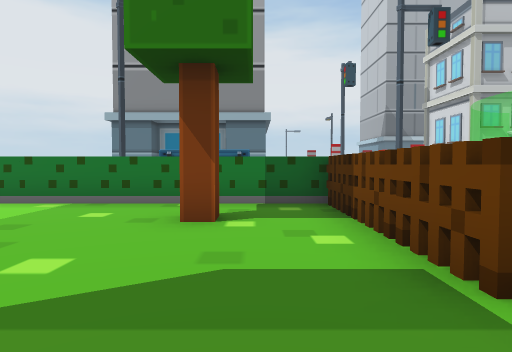
[1] (above)

24 first-person views from a walk through a 3-D level made in the Unity game engine. The camera is 1.5 m above the floor, tilts 2° down and sees 75° across. The floor is counted in squares, 2 m on a side. Each view is taken from the middle of a square. On the plan, view 1 faces up. The plan holds only what a view shows up to about 11 squares ahead; the rest is blank. The place goes on beyond the plan. The player is left out. Some surface patterns are stand-ins.

[2]
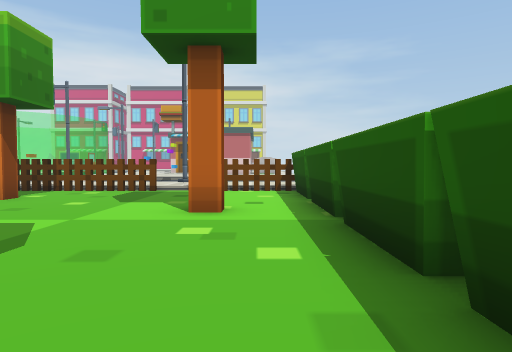

[3]
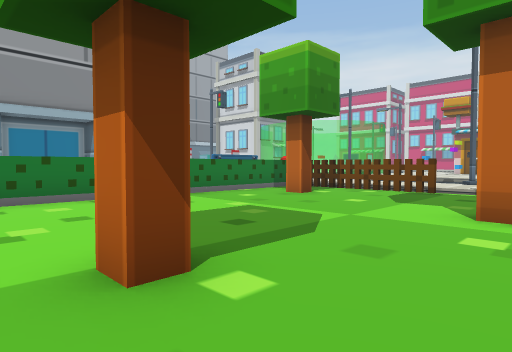

[4]
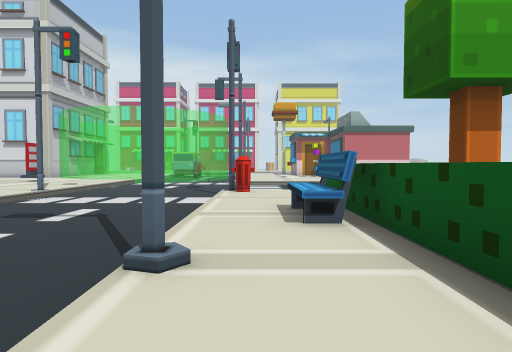

[5]
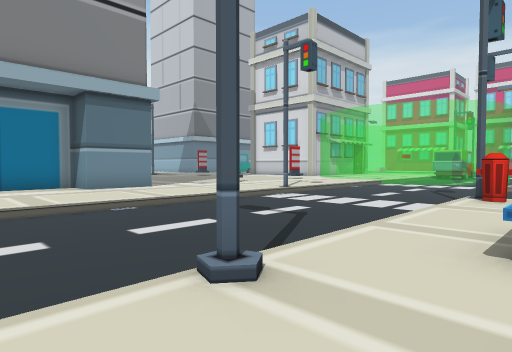

[6]
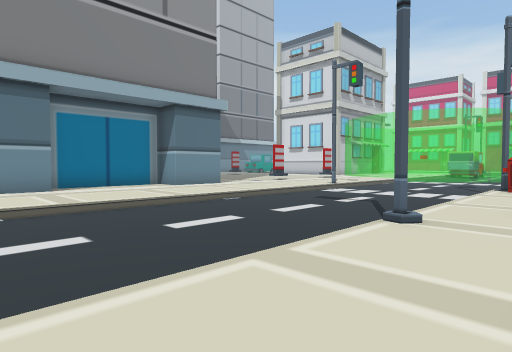

[7]
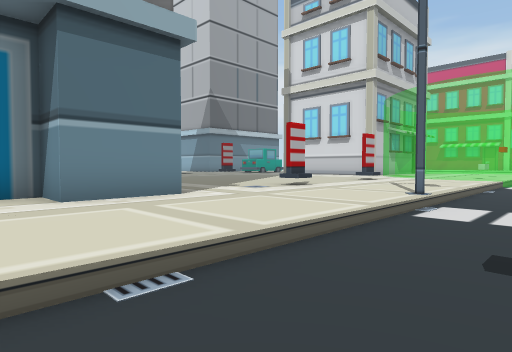

[8]
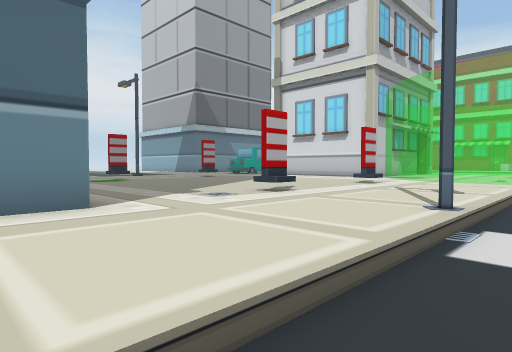

[9]
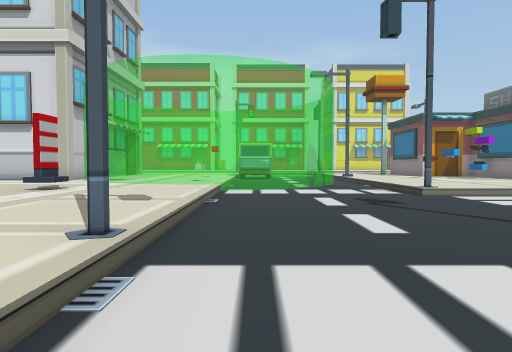

[10]
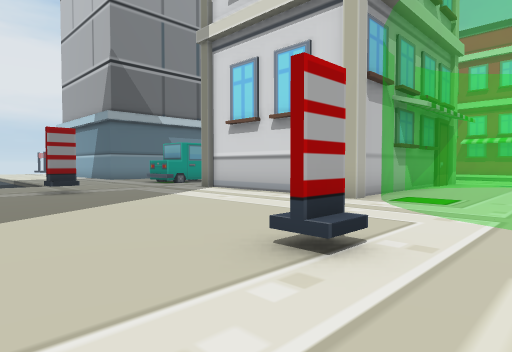

[11]
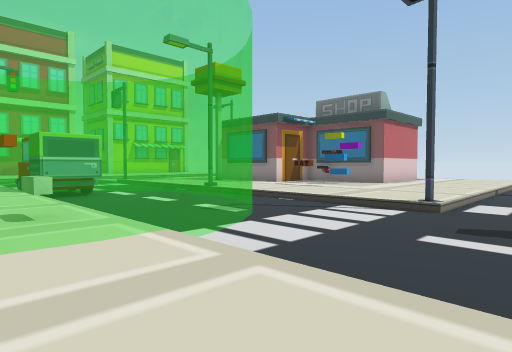

[12]
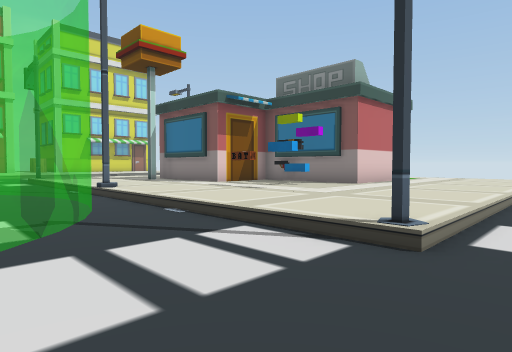

[13]
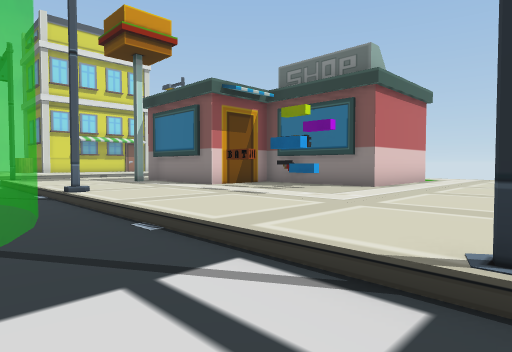

[14]
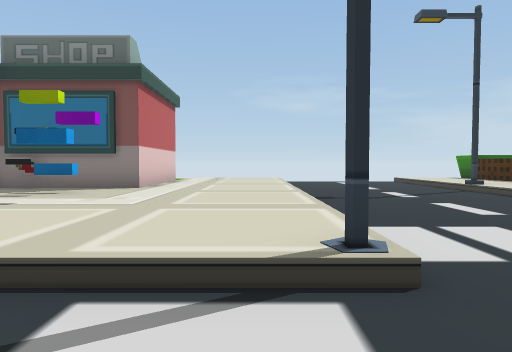

[15]
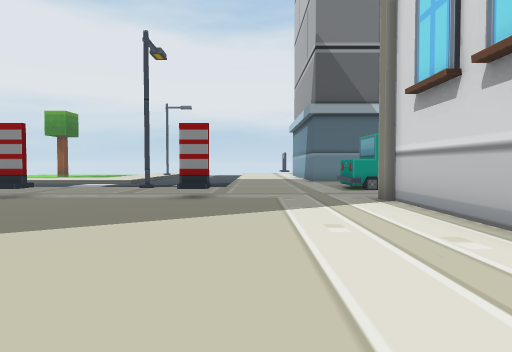

[16]
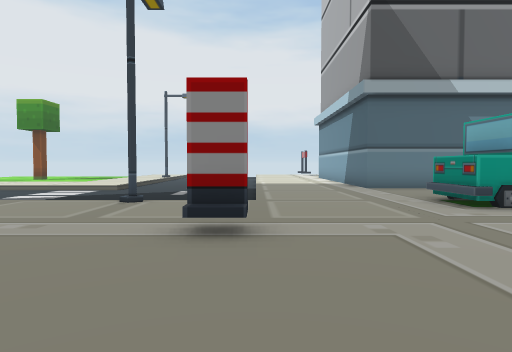

[17]
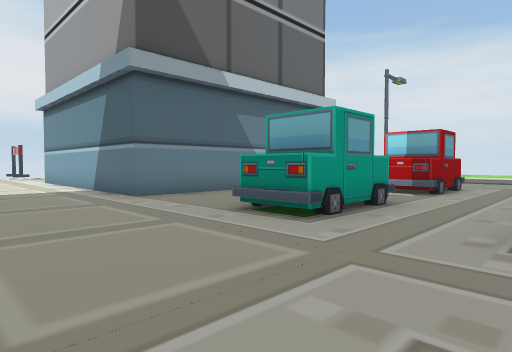

[18]
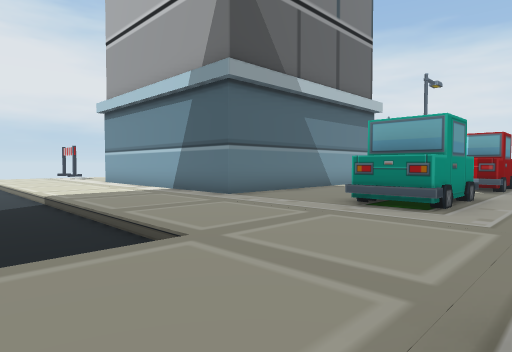

[19]
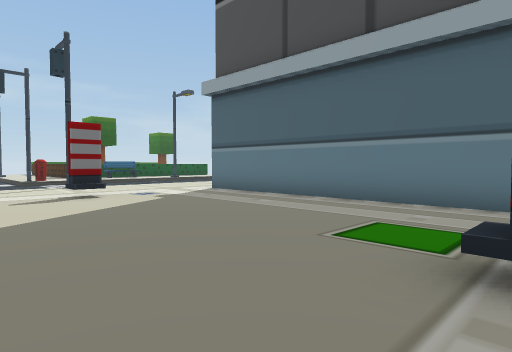

[20]
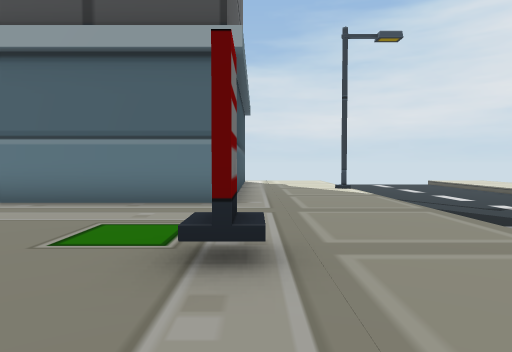

[21]
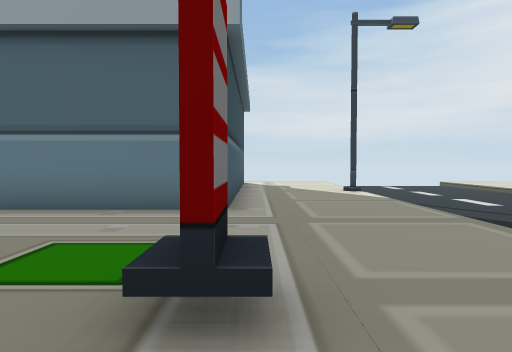

[22]
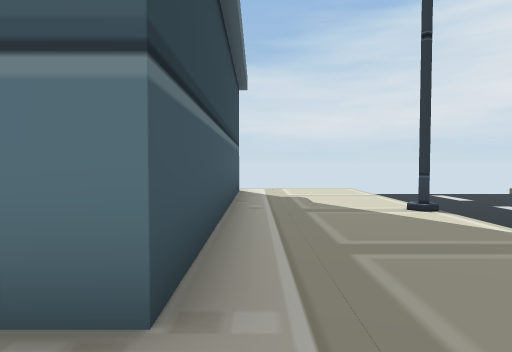

[23]
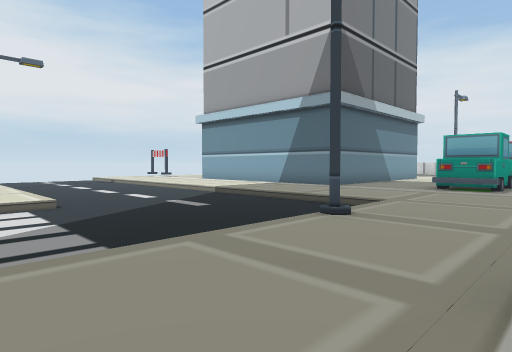

[24]
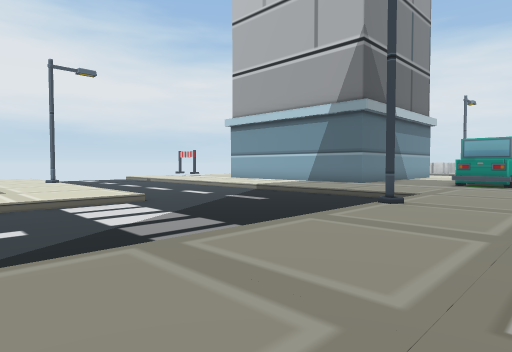

### Floor plan
Key: @ floor where view 1 was taken; # wall or solid block; . main floor; - floor 0.25 m lower than the main floor; / step, stairs or slope; = window, fence, low wall or low ledge; ^ raised ledge; H house; T truck; O other object.
Columns run from 8 left of view 1 to 20 right of it. Each row starts with its distance up from view 1.
 39           ../    /.
 38           ../-   /...
 37           ../--  /...#
 36          .../----/.. #
 35          .../----/..#
 34    ///   ////----/..#
 33 -- ----  --------/.. ####
 32 -----------------/.......
 31 -----------------/.......
 30 -----------------/......
 29 /////#/////////#//...O O  O O
 28 .....................O#O..O#O
 27 .............................
 26 ............^...............
 25  ########............H
 24         #............H
 23         #............H
 22         #............H
 21         #............H
 20         #............HHHHHH
 19   #######............=...==.
 18  ##....##...#....#..=......=
 17  ..................=.....
 16  ..................=
 15  ..................=......
 14  ///////////#//////=-----TT#T
 13  ------------------=-----TT
 12  -------------------=----TT
 11 --------------------==----
 10 ----------------------====---
  9 /////#//////# ---#///////////
  8 ...........O/  --/...........
  7 ......OO.O../  --/...........
  6  OOOOOOOOO    ---/.....#....
  5  ------O--.  ----/.......###
  4  --------O.  ----/....^..#
  3 ---------O../----/...####
  2 ----------..#----/...#
  1 -O--------../----/...#
  0 ------O-@O  /---- ...#
 -1 ---------O..      ...
 -2  OOOOOOOOO..
 -3    OO   OO

Where each view was taken, in squares from view 1:
view 1: 0 up, 0 right, facing up
view 2: 1 down, 8 left, facing right
view 3: 1 down, 8 left, facing up-right
view 4: 8 up, 6 left, facing right
view 5: 7 up, 5 left, facing up-right
view 6: 7 up, 8 left, facing up-right
view 7: 12 up, 3 left, facing up-right
view 8: 13 up, 1 left, facing up-right
view 9: 13 up, 1 right, facing right
view 10: 16 up, 6 right, facing up-right
view 11: 16 up, 7 right, facing down-right
view 12: 12 up, 8 right, facing down-right
view 13: 11 up, 9 right, facing down-right
view 14: 11 up, 10 right, facing down
view 15: 18 up, 10 right, facing up
view 16: 22 up, 9 right, facing up
view 17: 25 up, 9 right, facing up-right
view 18: 26 up, 7 right, facing up-right
view 19: 26 up, 7 right, facing down-left
view 20: 26 up, 7 right, facing left
view 21: 26 up, 6 right, facing left
view 22: 26 up, 2 right, facing left
view 23: 26 up, 2 right, facing up-right
view 24: 26 up, 0 right, facing up-right
